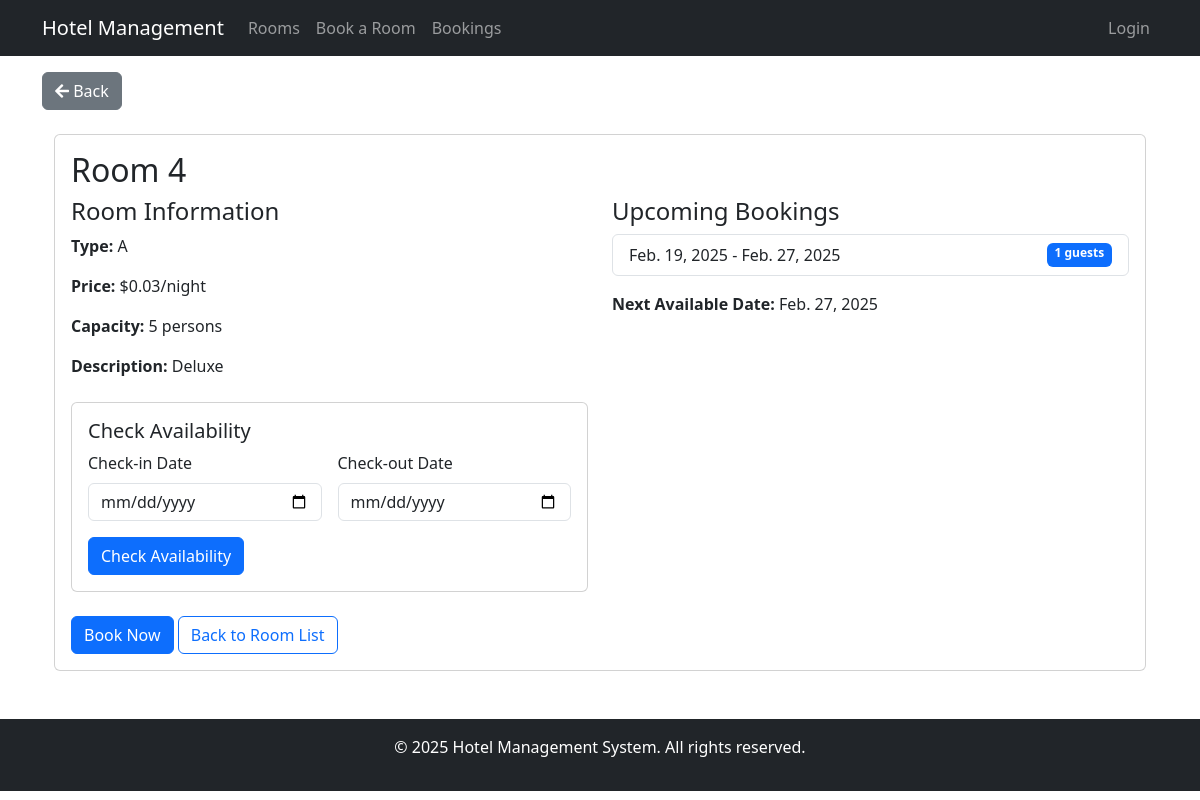
Before: /rooms/1/ with the older database file.
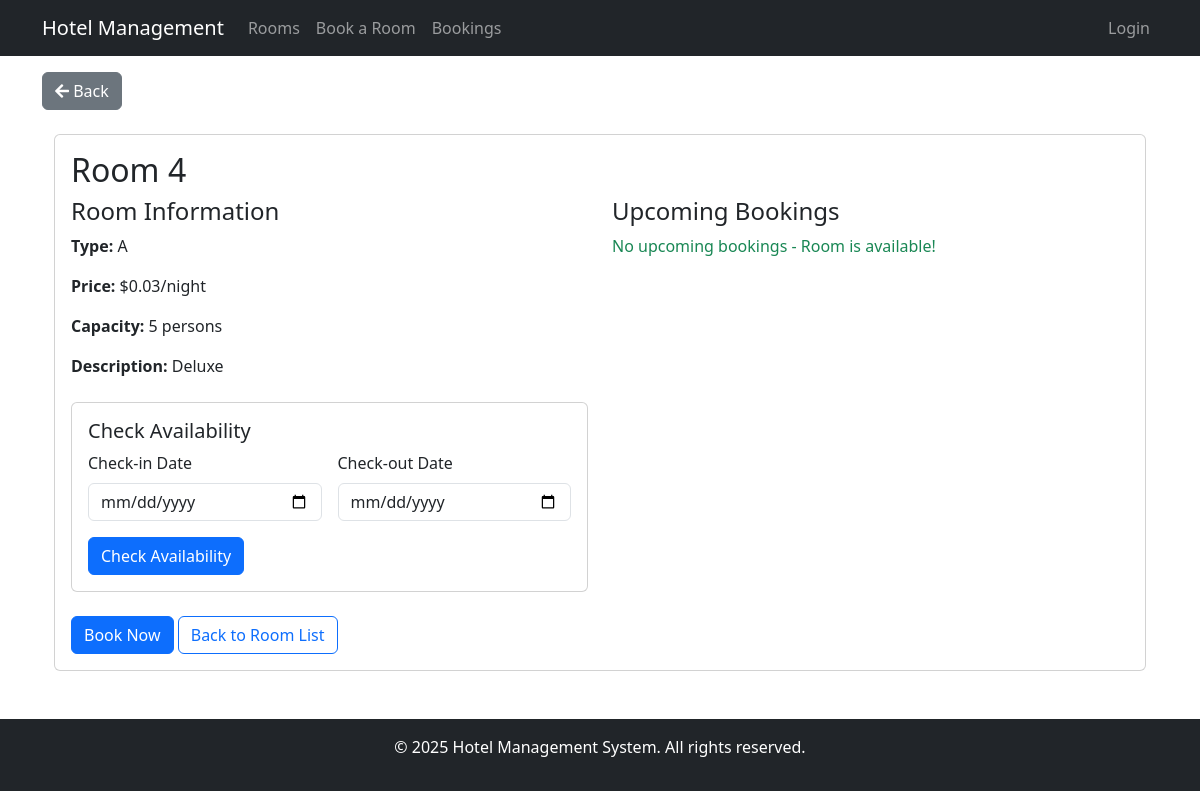
After: the same page with the newer database file.
### hotel_app/models.py (models this page shows, shortened)
class Booking(models.Model):
    guest = models.ForeignKey(User, on_delete=models.CASCADE, null=True, blank=True)
    room = models.ForeignKey(Room, on_delete=models.CASCADE)
    check_in = models.DateField()
    check_out = models.DateField()
    guests = models.IntegerField()
    special_requests = models.TextField(blank=True, null=True)
    created_at = models.DateTimeField(default=timezone.now)

### hotel_app/views.py (the view)
# urls.py: path('rooms/<int:pk>/', views.room_detail, name='room_detail'),  # Room detail view
def room_detail(request, pk):
    room = get_object_or_404(Room, pk=pk)
    upcoming_bookings = room.booking_set.filter(
        check_out__gte=timezone.now().date()
    ).order_by('check_in')
    context = {
        'room': room,
        'upcoming_bookings': upcoming_bookings,
        'next_available': room.get_next_available_date()
    }
    return render(request, 'hotel_app/room_detail.html', context)

### hotel_app/models.py (called while the page is built)
    def get_next_available_date(self):
        today = timezone.now().date()
        bookings = self.booking_set.filter(check_out__gte=today).order_by('check_out')
        if not bookings:
            return today
        return bookings.last().check_out

### hotel_app/templates/hotel_app/room_detail.html (shortened to what this page needs)
{% extends 'hotel_app/base.html' %}
{% block content %}
<div class="container mt-4">
    <div class="card">
        <div class="card-body">
            <h2 class="card-title">Room {{ room.number }}</h2>
            <div class="row">
                <div class="col-md-6">
                    <h4>Room Information</h4>
                    <p><strong>Type:</strong> {{ room.get_room_type_display }}</p>
                    <p><strong>Price:</strong> ${{ room.price }}/night</p>
                    <p><strong>Capacity:</strong> {{ room.capacity }} persons</p>
                    <p><strong>Description:</strong> {{ room.description }}</p>
                    <div class="card mt-4">
                        <div class="card-body">
                            <h5>Check Availability</h5>
                            <form method="get" class="row g-3" id="availability-form">
                                <div class="col-md-6">
                                    <label for="check_in" class="form-label">Check-in Date</label>
                                    <input type="date" class="form-control" id="check_in" name="check_in"
                                           min="{{ today|date:'Y-m-d' }}" required>
                                </div>
                                <div class="col-md-6">
                                    <label for="check_out" class="form-label">Check-out Date</label>
                                    <input type="date" class="form-control" id="check_out" name="check_out"
                                           min="{{ today|date:'Y-m-d' }}" required>
                                </div>
                                <div class="col-12">
                                    <button type="submit" class="btn btn-primary">Check Availability</button>
                                </div>
                            </form>
                        </div>
                    </div>
                </div>
                <div class="col-md-6">
                    <h4>Upcoming Bookings</h4>
                    {% if upcoming_bookings %}
                    <div class="list-group">
                        {% for booking in upcoming_bookings %}
                        <div class="list-group-item">
                            <div class="d-flex justify-content-between">
                                <span>{{ booking.check_in|date }} - {{ booking.check_out|date }}</span>
                                <span class="badge bg-primary">{{ booking.guests }} guests</span>
                            </div>
                        </div>
                        {% endfor %}
                    </div>
                    <div class="mt-3">
                        <p><strong>Next Available Date:</strong> {{ next_available|date }}</p>
                    </div>
                    {% else %}
                    <p class="text-success">No upcoming bookings - Room is available!</p>
                    {% endif %}
                </div>
            </div>
            <div class="mt-4">
                {% if room.is_available %}
                <a href="{% url 'booking_form' %}?room_id={{ room.id }}" class="btn btn-primary">Book Now</a>
                {% else %}
                <button class="btn btn-secondary" disabled>Not Available</button>
                {% endif %}
                <a href="{% url 'room_list' %}" class="btn btn-outline-primary">Back to Room List</a>
            </div>
        </div>
    </div>
</div>
{% endblock %}

Changed rows visible on the page:
removed Booking: check_in "Feb. 19, 2025", check_out "Feb. 27, 2025", guests "1"
Other visible differences:
text no longer shown: "Next Available Date:"
text now shown: "No upcoming bookings - Room is available!"
